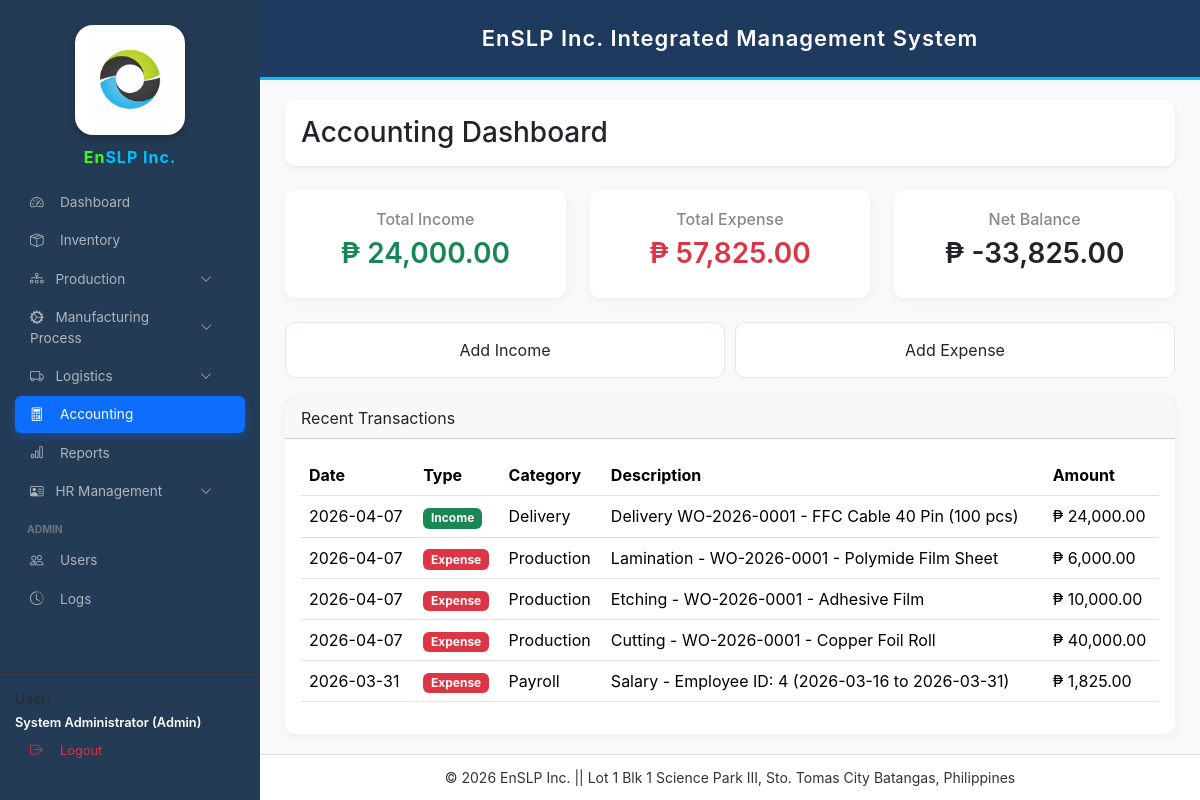
/accounting.php (signed in), run on an earlier commit of the app's database.
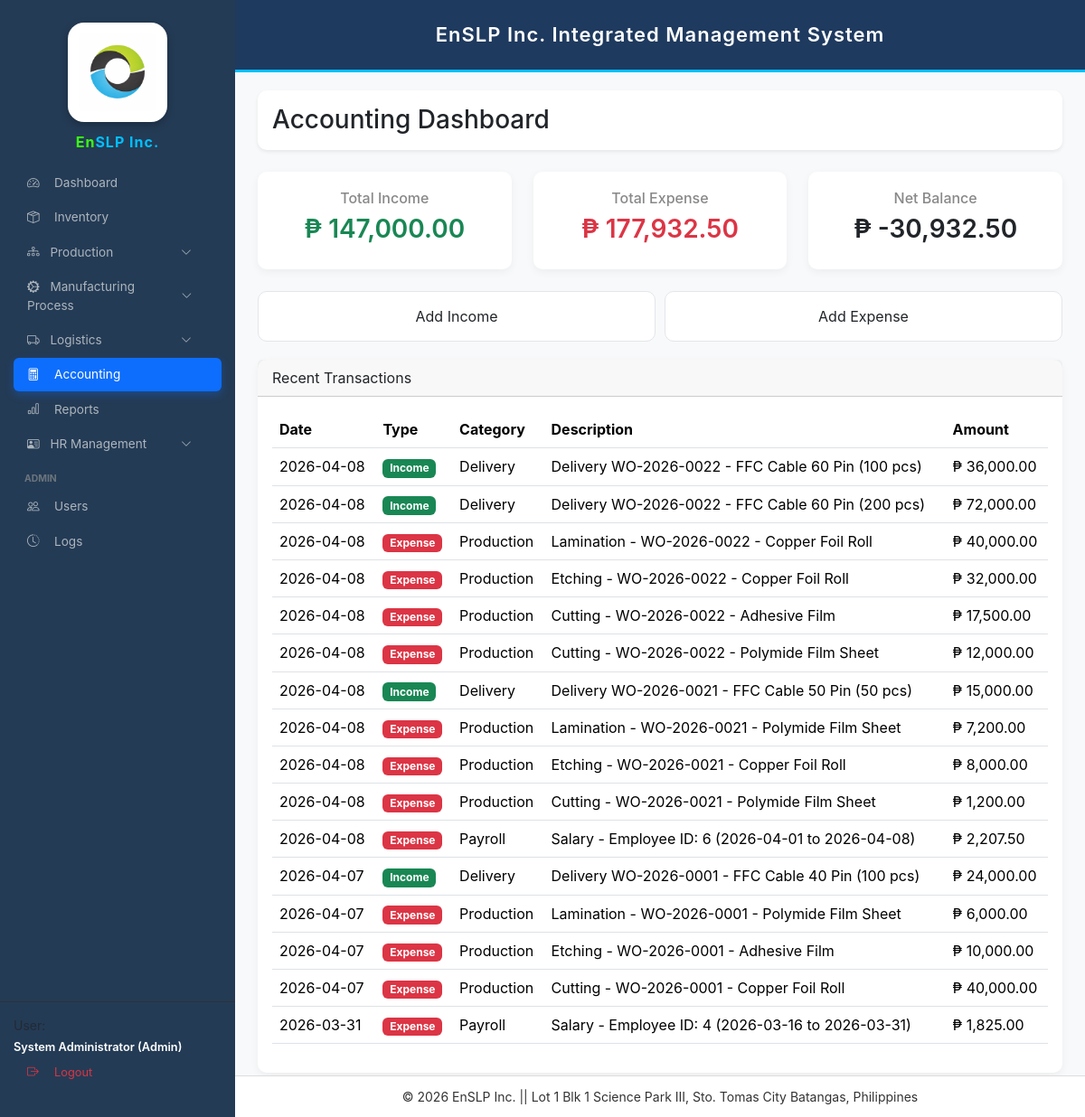
And on a later commit of the database.
### tables this page shows
CREATE TABLE `accounting_transactions` (
  `id` int(11) NOT NULL,
  `txn_date` date NOT NULL,
  `type` enum('Income','Expense') NOT NULL,
  `category` varchar(80) NOT NULL,
  `reference_no` varchar(50) DEFAULT NULL,
  `wo_id` int(11) DEFAULT NULL,
  `description` varchar(255) DEFAULT NULL,
  `payment_method` varchar(40) DEFAULT NULL,
  `amount` decimal(12,2) NOT NULL DEFAULT 0.00,
  `created_at` datetime DEFAULT current_timestamp()
);

### accounting.php (the view, shortened to what this page needs)
<?php
require_once 'config.php';
$stmt=$conn->query("
SELECT
COALESCE(SUM(CASE WHEN type='Income' THEN amount ELSE 0 END),0) AS total_income,
COALESCE(SUM(CASE WHEN type='Expense' THEN amount ELSE 0 END),0) AS total_expense
FROM accounting_transactions
");
$sum=$stmt->fetch();
$total_income=$sum['total_income'];
$total_expense=$sum['total_expense'];
$net=$total_income-$total_expense;
$rows=$conn->query("
SELECT * FROM accounting_transactions
ORDER BY txn_date DESC,id DESC
")->fetchAll();
?>
<!DOCTYPE html>
<html>
<head>
<link href="https://cdn.jsdelivr.net/npm/bootstrap@5.3.3/dist/css/bootstrap.min.css" rel="stylesheet">
</head>
<body>
<?php include 'sidebar.php'; ?>
<?php include 'header.php'; ?>
<div class="main-content">
<div class="card shadow-sm mb-4">
<div class="card-body">
<h3 class="mb-0">Accounting Dashboard</h3>
</div>
</div>
<div class="row mb-4">
<div class="col-md-4">
<div class="summary-card">
<h6>Total Income</h6>
<h3 class="text-success">₱ <?=number_format($total_income,2)?></h3>
</div>
</div>
<div class="col-md-4">
<div class="summary-card">
<h6>Total Expense</h6>
<h3 class="text-danger">₱ <?=number_format($total_expense,2)?></h3>
</div>
</div>
<div class="col-md-4">
<div class="summary-card">
<h6>Net Balance</h6>
<h3>₱ <?=number_format($net,2)?></h3>
</div>
</div>
</div>
<div class="quick-actions">
<div class="quick-btn" data-bs-toggle="modal" data-bs-target="#incomeModal">
Add Income
</div>
<div class="quick-btn" data-bs-toggle="modal" data-bs-target="#expenseModal">
Add Expense
</div>
</div>
<div class="card">
<div class="card-header">
Recent Transactions
</div>
<div class="card-body table-responsive">
<table class="table">
<thead>
<tr>
<th>Date</th>
<th>Type</th>
<th>Category</th>
<th>Description</th>
<th>Amount</th>
</tr>
</thead>
<tbody>
<?php foreach($rows as $r): ?>
<tr>
<td><?=$r['txn_date']?></td>
<td>
<?php if($r['type']=="Income"): ?>
<span class="badge bg-success">Income</span>
<?php else: ?>
<span class="badge bg-danger">Expense</span>
<?php endif; ?>
</td>
<td><?=$r['category']?></td>
<td><?=$r['description']?></td>
<td>₱ <?=number_format($r['amount'],2)?></td>
</tr>
<?php endforeach; ?>
</tbody>
</table>
</div>
</div>
</div>
<?php include 'footer.php'; ?>
</body>
</html>

### sidebar.php (shortened to what this page needs)
<?php
$current_page = basename($_SERVER['PHP_SELF']);
$user_role = isset($_SESSION['role']) ? strtolower(trim($_SESSION['role'])) : '';
$hr_pages = ['employees.php','payroll.php','attendance.php','thirteenth_month.php'];
$is_hr_open = in_array($current_page,$hr_pages);
$production_pages = ['projects.php','production_history.php','stock_movement.php'];
$is_production_open = in_array($current_page,$production_pages);
$manufacturing_pages = ['cutting.php','etching.php','lamination.php','inspection_qc.php'];
$is_manufacturing_open = in_array($current_page,$manufacturing_pages);
$logistics_pages = ['packing.php','delivery.php'];
$is_logistics_open = in_array($current_page,$logistics_pages);
?>
<link href="https://cdn.jsdelivr.net/npm/bootstrap-icons@1.11.1/font/bootstrap-icons.css" rel="stylesheet">
<div class="sidebar">
<div class="brand-section text-center">
<img src="/enslp-main/logo.png" class="sidebar-logo">
<div class="brand-text">
<span class="logo-en">En</span><span class="logo-slp">SLP Inc.</span>
</div>
</div>
<div class="sidebar-menu">
<a href="dashboard.php" class="nav-link <?= ($current_page=='dashboard.php')?'active':'' ?>">
<i class="bi bi-speedometer2"></i> Dashboard
</a>
<a href="inventory.php" class="nav-link <?= ($current_page=='inventory.php')?'active':'' ?>">
<i class="bi bi-box-seam"></i> Inventory
</a>
<a class="nav-link d-flex justify-content-between align-items-center <?= $is_production_open?'active':'' ?>"
data-bs-toggle="collapse"
href="#productionMenu">
<span><i class="bi bi-diagram-3"></i> Production</span>
<i class="bi bi-chevron-down small"></i>
</a>
<a class="nav-link d-flex justify-content-between align-items-center <?= $is_manufacturing_open?'active':'' ?>"
data-bs-toggle="collapse"
href="#manufacturingMenu">
<span><i class="bi bi-gear-wide-connected"></i> Manufacturing Process</span>
<i class="bi bi-chevron-down small"></i>
</a>
<?php if($user_role !== 'production'): ?>
<a class="nav-link d-flex justify-content-between align-items-center <?= $is_logistics_open?'active':'' ?>"
data-bs-toggle="collapse"
href="#logisticsMenu">
<span><i class="bi bi-truck"></i> Logistics</span>
<i class="bi bi-chevron-down small"></i>
</a>
<?php endif; ?>
<a href="accounting.php" class="nav-link <?= ($current_page=='accounting.php')?'active':'' ?>">
<i class="bi bi-calculator"></i> Accounting
</a>
<a href="reports.php" class="nav-link <?= ($current_page=='reports.php')?'active':'' ?>">
<i class="bi bi-bar-chart"></i> Reports
</a>
<a class="nav-link d-flex justify-content-between align-items-center <?= $is_hr_open?'active':'' ?>"
data-bs-toggle="collapse"
href="#hrMenu">
<span><i class="bi bi-person-vcard"></i> HR Management</span>
<i class="bi bi-chevron-down small"></i>
</a>
<?php if ($user_role === 'admin'): ?>
<p class="menu-header">Admin</p>
<a href="users.php" class="nav-link <?= ($current_page=='users.php')?'active':'' ?>">
<i class="bi bi-people"></i> Users
</a>
<a href="logs.php" class="nav-link <?= ($current_page=='logs.php')?'active':'' ?>">
<i class="bi bi-clock-history"></i> Logs
</a>
<?php endif; ?>
</div>
<div class="user-footer">
<small class="text-muted d-block">User:</small>
<span class="user-name">
<?= htmlspecialchars(
    ($_SESSION['full_name'] ?? $_SESSION['username'] ?? 'User') .
    ' (' . ucfirst($_SESSION['role'] ?? 'role') . ')'
) ?>
</span>
<a href="logout.php" class="nav-link logout-btn">
<i class="bi bi-box-arrow-right"></i> Logout
</a>
</div>
</div>

### header.php (shortened to what this page needs)
<div class="header-bar">
EnSLP Inc. Integrated Management System
</div>

### footer.php (shortened to what this page needs)
<div class="footer-bar">
© 2026 EnSLP Inc. || Lot 1 Blk 1 Science Park III, Sto. Tomas City Batangas, Philippines
</div>

### accounting.php (style rules this page uses)
body { background:#f4f6f9; font-family:Segoe UI; }
.main-content { margin-left:260px; padding:25px; margin-top:75px; }
.summary-card { background:#fff; padding:20px; border-radius:10px; box-shadow:0 3px 10px rgba(0,0,0,0.05); text-align:center; }
.summary-card h6 { color:#888; }
.summary-card h3 { font-weight:600; }
.quick-actions { display:flex; gap:10px; margin-bottom:20px; }
.quick-btn { flex:1; padding:15px; border-radius:10px; background:white; border:1px solid #e3e6ea; cursor:pointer; text-align:center; transition:.2s; }
.card { border:none; border-radius:10px; box-shadow:0 3px 10px rgba(0,0,0,0.05); }

### sidebar.php (style rules this page uses)
:root { --sb-width:260px; --primary-blue:#0d6efd; --sidebar-bg:#243b55; }
.sidebar { background: linear-gradient(180deg, #2c4a6b 0%, #1f2f45 100%); }
.nav-link.active { background:linear-gradient(90deg,#0d6efd,#3d8bfd); color:white; box-shadow:0 4px 10px rgba(13,110,253,0.3); }
body { font-family:'Inter',sans-serif!important; margin:0!important; background:#f8f9fa; }
.sidebar { position:fixed; top:0; left:0; bottom:0; width:var(--sb-width); background:var(--sidebar-bg); z-index:99999; display:flex; flex-direction:column; padding:15px 0; }
.sidebar-logo { width:110px; height:110px; object-fit:contain; background:white; padding:12px; border-radius:18px; display:block; margin:10px auto; box-shadow:0 3px 8px rgba(0,0,0,0.25); }
.brand-text { color:white; font-weight:700; font-size:16px; letter-spacing:1px; text-align:center; }
.sidebar-menu { flex:1; overflow-y:auto; padding:15px; }
.nav-link { display:flex; align-items:center; color:#adb5bd; padding:8px 15px; text-decoration:none; border-radius:6px; margin-bottom:2px; font-size:.85rem; }
.nav-link i { width:22px; margin-right:8px; }
.nav-link.active { background:var(--primary-blue); color:white; }
.menu-header { color:#6c757d; font-size:.65rem; font-weight:700; text-transform:uppercase; margin:12px 0 5px 12px; }
.user-footer { margin-top:auto; padding:15px; border-top:1px solid #2d3238; }
.user-name { color:white; font-size:.8rem; font-weight:600; }
.logout-btn { color:#dc3545; font-size:.8rem; }
.logo-en { color:#39ff14;font-weight:700; }
.logo-slp { color:#00bfff;font-weight:700; }

### header.php (style rules this page uses)
.header-bar { background:#1f3a5f; color:white; position:fixed; top:0; left:260px; right:0; text-align:center; padding:22px 20px; font-size:22px; font-weight:600; letter-spacing:1px; border-bottom:3px solid #00bfff; z-index:999; }

### footer.php (style rules this page uses)
.footer-bar { position:fixed; bottom:0; left:260px; right:0; background:white; color:#333; text-align:center; padding:12px 10px; font-size:14px; border-top:1px solid #ddd; }

What changed in the data, as far as the page shows it:
added accounting_transactions: txn_date "2026-04-08", type "Income", category "Delivery", description "Delivery WO-2026-0022 - FFC Cable 60 Pin (100 pcs)", amount "36,000.00"
added accounting_transactions: txn_date "2026-04-08", type "Income", category "Delivery", description "Delivery WO-2026-0022 - FFC Cable 60 Pin (200 pcs)", amount "72,000.00"
added accounting_transactions: txn_date "2026-04-08", type "Expense", category "Production", description "Lamination - WO-2026-0022 - Copper Foil Roll", amount "40,000.00"
added accounting_transactions: txn_date "2026-04-08", type "Expense", category "Production", description "Etching - WO-2026-0022 - Copper Foil Roll", amount "32,000.00"
added accounting_transactions: txn_date "2026-04-08", type "Expense", category "Production", description "Cutting - WO-2026-0022 - Adhesive Film", amount "17,500.00"
added accounting_transactions: txn_date "2026-04-08", type "Expense", category "Production", description "Cutting - WO-2026-0022 - Polymide Film Sheet", amount "12,000.00"
added accounting_transactions: txn_date "2026-04-08", type "Income", category "Delivery", description "Delivery WO-2026-0021 - FFC Cable 50 Pin (50 pcs)", amount "15,000.00"
added accounting_transactions: txn_date "2026-04-08", type "Expense", category "Production", description "Lamination - WO-2026-0021 - Polymide Film Sheet", amount "7,200.00"
added accounting_transactions: txn_date "2026-04-08", type "Expense", category "Production", description "Etching - WO-2026-0021 - Copper Foil Roll", amount "8,000.00"
added accounting_transactions: txn_date "2026-04-08", type "Expense", category "Production", description "Cutting - WO-2026-0021 - Polymide Film Sheet", amount "1,200.00"
added accounting_transactions: txn_date "2026-04-08", type "Expense", category "Payroll", description "Salary - Employee ID: 6 (2026-04-01 to 2026-04-08)", amount "2,207.50"
Also different on the page:
$total_income: "24,000.00" → "147,000.00"
$total_expense: "57,825.00" → "177,932.50"
$net: "-33,825.00" → "-30,932.50"
